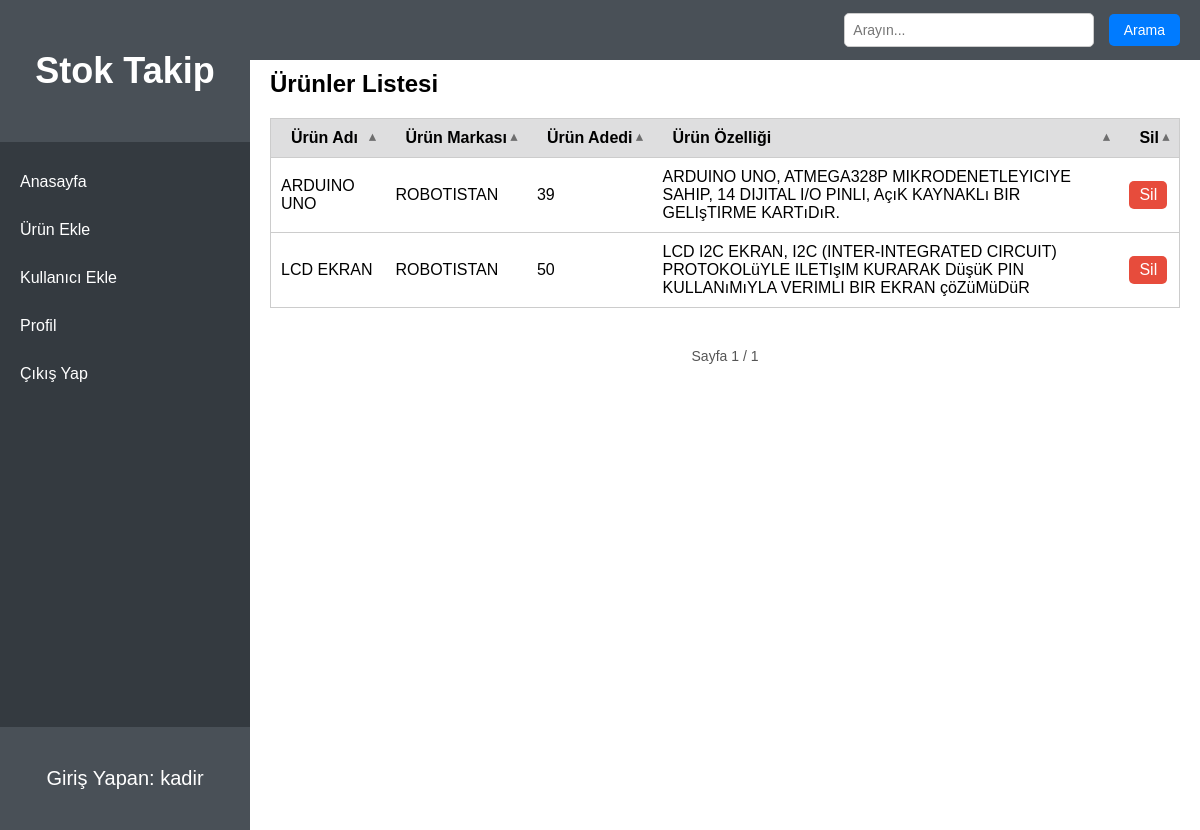
The page /anasayfa (signed in) on the database its author committed.
### tables this page shows
CREATE TABLE "Urunler" (
	"UrunID"	INTEGER UNIQUE,
	"UrunAdi"	INTEGER,
	"UrunMarkasi"	TEXT,
	"UrunAdedi"	INTEGER,
	"UrunOzelligi"	TEXT,
	PRIMARY KEY("UrunID" AUTOINCREMENT)
);

### app.py (the view)
@app.route("/anasayfa", methods=["GET", "POST"])
def anasayfa():
    connection = create_connection()
    cursor = connection.cursor()
    page = request.args.get("page", 1, type=int)
    items_per_page = 10  # Her sayfada gösterilecek ürün sayısı
    offset = (page - 1) * items_per_page  # Sayfa başına gelen ürün sayısı
    arama = request.args.get("search")  # Arama kontrolü
    if arama:
        cursor.execute("""
            SELECT UPPER(UrunAdi), UPPER(UrunMarkasi), UrunAdedi, UPPER(UrunOzelligi)
            FROM Urunler
            WHERE UrunAdi LIKE ? OR UrunMarkasi LIKE ? OR UrunOzelligi LIKE ?
            LIMIT ? OFFSET ?
        """, ('%' + arama + '%', '%' + arama + '%', '%' + arama + '%', items_per_page, offset))
    else:
        cursor.execute("""
            SELECT UrunID, UPPER(UrunAdi), UPPER(UrunMarkasi), UrunAdedi, UPPER(UrunOzelligi)
            FROM Urunler
            LIMIT ? OFFSET ?
        """, (items_per_page, offset))
    urunler = cursor.fetchall()
    cursor.execute("SELECT COUNT(*) FROM Urunler")
    total_items = cursor.fetchone()[0]
    total_pages = (total_items // items_per_page) + (1 if total_items % items_per_page else 0)
    return render_template("anasayfa.html", urunler=urunler, title="Anasayfa", page=page, total_pages=total_pages)

### app.py (called while the page is built)
def create_connection():
    return sqlite3.connect(database_dir)

### templates/anasayfa.html (shortened to what this page needs)
{% extends "base.html" %}
{% block icerik %}
<div class="main-content">
    <div class="urunler">
        <h2>Ürünler Listesi</h2>
        <table id="urunlerTable">
            <thead class="sutunBasliklari">
                <tr>
                    <th onclick="sortTable(1)">Ürün Adı</th>
                    <th onclick="sortTable(2)">Ürün Markası</th>
                    <th onclick="sortTable(3)">Ürün Adedi</th>
                    <th onclick="sortTable(4)">Ürün Özelliği</th>
                    <th>Sil</th>
                </tr>
            </thead>
            <tbody>
                {% for urun in urunler %}
                <tr>
                    <td>{{ urun[1] }}</td>
                    <td>{{ urun[2] }}</td>
                    <td>{{ urun[3] }}</td>
                    <td>{{ urun[4] }}</td>
                    <td>
                        <form action="/urunsil/{{ urun[0] }}" method="POST" onsubmit="return confirm('Bu ürünü silmek istediğinizden emin misiniz?');">
                            <button type="submit" class="delete-button">Sil</button>
                        </form>
                    </td>
                </tr>
                {% endfor %}
            </tbody>
        </table>
        <div class="container">
            <div class="pagination">
                <span class="pagination-info">Sayfa {{ page }} / {{ total_pages }}</span>
            </div>
        </div>
    </div>
</div>
{% endblock %}

### static/css/stil.css (style rules this page uses)
* { box-sizing: border-box; }
body { display: flex; justify-content: center; align-items: center; height: 100vh; margin: 0; background-color: #f8f9fa; font-family: 'Gill Sans', 'Gill Sans MT', Calibri, 'Trebuchet MS', sans-serif; }
.container { max-width: 1200px; margin: 0 auto; padding: 20px; }
.main-content { flex-grow: 1; padding: 20px; background-color: #ffffff; min-height: 100vh; margin-left: 250px; margin-top: 60px; overflow-y: auto; }
table { border: 1px solid #ccc; width: 100%; text-align: left; margin-top: 20px; border-collapse: collapse; }
th, td { padding: 10px; border-bottom: 1px solid #ccc; }
th { padding: 10px 20px; background-color: #dededf; cursor: pointer; position: relative; white-space: nowrap; }
th::after { content: '\25B4'; font-size: 0.8em; position: absolute; right: 10px; opacity: 0.5; transition: transform 0.3s ease; }
button { padding: 10px 20px; background-color: #007bff; color: white; border: none; border-radius: 4px; cursor: pointer; font-size: 16px; }
.delete-button { background-color: #e74c3c; color: white; border: none; padding: 5px 10px; cursor: pointer; border-radius: 5px; }
.pagination { display: flex; justify-content: center; align-items: center; margin-top: 20px; gap: 10px; }
.pagination-info { font-size: 14px; color: #555; }

### rows shown on the page
Urunler: UrunAdi "ARDUINO UNO", UrunMarkasi "ROBOTISTAN", UrunAdedi "39", UrunOzelligi "ARDUINO UNO, ATMEGA328P MIKRODENETLEYICIYE SAHIP, 14 DIJITAL I/O PINLI, AçıK KAYNAKLı BIR GELIşTIRME KARTıDıR."
Urunler: UrunAdi "LCD EKRAN", UrunMarkasi "ROBOTISTAN", UrunAdedi "50", UrunOzelligi "LCD I2C EKRAN, I2C (INTER-INTEGRATED CIRCUIT) PROTOKOLüYLE ILETIşIM KURARAK DüşüK PIN KULLANıMıYLA VERIMLI BIR EKRAN çöZüMüDüR"

### other values the page prints
{{ session.get('username', 'Kullanıcı') }} "kadir"
{{ page }} "1"
{{ total_pages }} "1"
